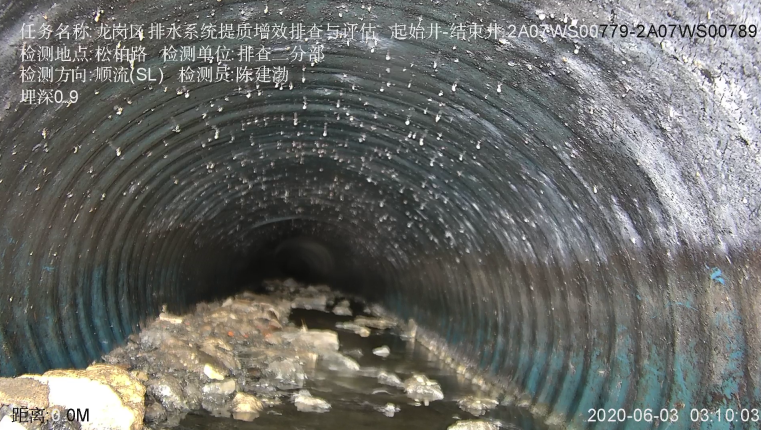
#> input picture pic/pipe/001松柏路-2A07WS0779~2A07WS0789，障碍物1级.png, 761 x 430 px; its folder holds only this picture in this run
$ python find_circle_img.py
#> lines starting #> are read from the running program, lines starting #| are printed output that depends on the picture; after the words box and inside, x2 and y2 are one past the last pixel; in counts of white or black regions, pixels touching at a corner belong together
# -*- coding: utf-8 -*-
# @Time    : 2020-11-08 16:23
# @Author  : Inger

import numpy as np
import cv2
import matplotlib.pyplot as plt
import os

path = "pic/pipe"

def empty(a):
    pass

cv2.namedWindow("Parameters")
cv2.resizeWindow("Parameters",640,240)
cv2.createTrackbar("Threshold1","Parameters",23,255,empty)
cv2.createTrackbar("Threshold2","Parameters",20,255,empty)
cv2.createTrackbar("Area","Parameters",5000,30000,empty)

def stackImages(scale,imgArray):
    rows = len(imgArray)
    cols = len(imgArray[0])
    rowsAvailable = isinstance(imgArray[0], list)
    width = imgArray[0][0].shape[1]
    height = imgArray[0][0].shape[0]
    if rowsAvailable:
        for x in range ( 0, rows):
            for y in range(0, cols):
                if imgArray[x][y].shape[:2] == imgArray[0][0].shape [:2]:
                    imgArray[x][y] = cv2.resize(imgArray[x][y], (0, 0), None, scale, scale)
                else:
                    imgArray[x][y] = cv2.resize(imgArray[x][y], (imgArray[0][0].shape[1], imgArray[0][0].shape[0]), None, scale, scale)
                if len(imgArray[x][y].shape) == 2: imgArray[x][y]= cv2.cvtColor( imgArray[x][y], cv2.COLOR_GRAY2BGR)
        imageBlank = np.zeros((height, width, 3), np.uint8)
        hor = [imageBlank]*rows
        hor_con = [imageBlank]*rows
        for x in range(0, rows):
            hor[x] = np.hstack(imgArray[x])
        ver = np.vstack(hor)
    else:
        for x in range(0, rows):
            if imgArray[x].shape[:2] == imgArray[0].shape[:2]:
                imgArray[x] = cv2.resize(imgArray[x], (0, 0), None, scale, scale)
            else:
                imgArray[x] = cv2.resize(imgArray[x], (imgArray[0].shape[1], imgArray[0].shape[0]), None,scale, scale)
            if len(imgArray[x].shape) == 2: imgArray[x] = cv2.cvtColor(imgArray[x], cv2.COLOR_GRAY2BGR)
        hor= np.hstack(imgArray)
        ver = hor
    return ver

def getCircle(img ,output):
    circles = cv2.HoughCircles(img, cv2.HOUGH_GRADIENT, 1, 260,
                               param1=30, param2=65, minRadius=60, maxRadius=0)

    if circles is not None:
        circles = np.round(circles[0, :]).astype("int")
        # loop over the (x, y) coordinates and radius of the circles
        for (x, y, r) in circles:
            # draw the circle in the output image, then draw a rectangle in the image
            # corresponding to the center of the circle
            cv2.circle(output, (x, y), r, (0, 255, 0), 4)
            cv2.rectangle(output, (x - 5, y - 5), (x + 5, y + 5), (0, 128, 255), -1)
            # time.sleep(0.5)
            print("Column Number: ")
            print(x)
            print("Row Number: ")
            print(y)
            print("Radius is: ")
            print(r)


def main():
    for filename in os.listdir(path):
        print(filename)
        img = cv2.imread(path + "/" + filename)
#> img is the input picture: shape (430, 761, 3); mean B, G, R 103.5, 107.2, 106.3

        imgBlur = cv2.GaussianBlur(img, (7, 7), 1)
        imgGray = cv2.cvtColor(imgBlur, cv2.COLOR_BGR2GRAY)
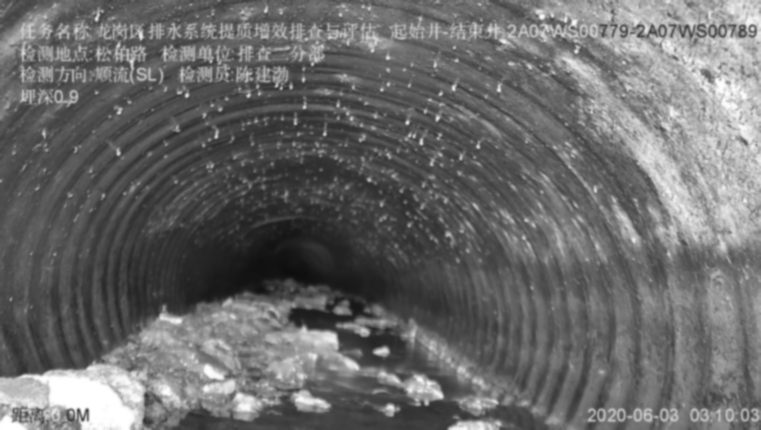
#> imgGray: shape (430, 761); min 13, max 255, mean 106.5
        while True:
            threshold1 = cv2.getTrackbarPos("Threshold1", "Parameters")
            threshold2 = cv2.getTrackbarPos("Threshold2", "Parameters")
            imgCanny = cv2.Canny(imgGray, threshold1, threshold2)
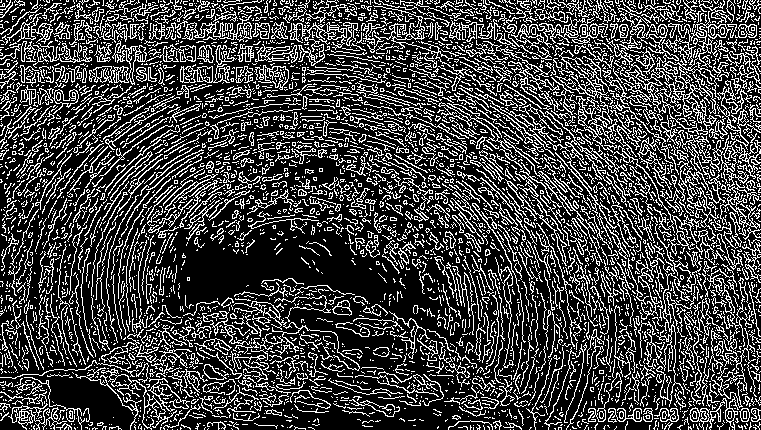
#> imgCanny: shape (430, 761); 26.1% white in thin lines or dots
            kernel = np.ones((5, 5))
            imgDil = cv2.dilate(imgCanny, kernel, iterations=1)
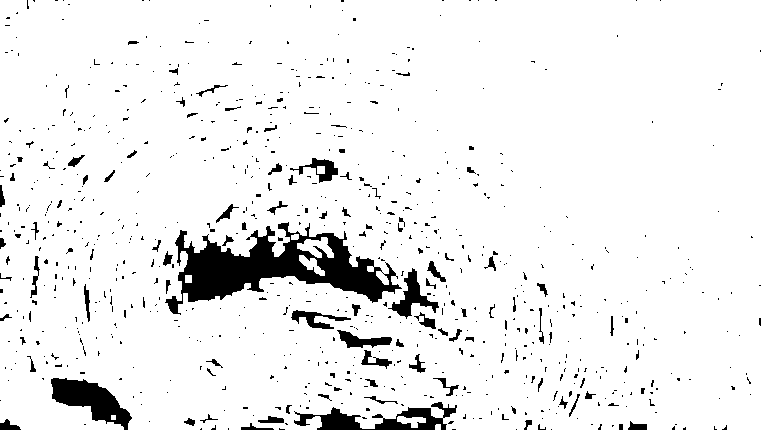
#> imgDil: shape (430, 761); 93.3% white; 793 black regions (698 under 20 px), largest, box (x1, y1, x2, y2) and area: (165, 222, 402, 315) 8415, (51, 378, 132, 430) 2008, (294, 402, 457, 430) 1831
            output = img.copy()
            getCircle(imgDil, output)
#> in getCircle, `circles = cv2.HoughCircles(img, cv2.HOUGH_GRADIENT, 1, 260, param1=30,..`: circles = None

            imgStack = stackImages(0.4, ([img, imgCanny],
                                         [imgDil, output]))
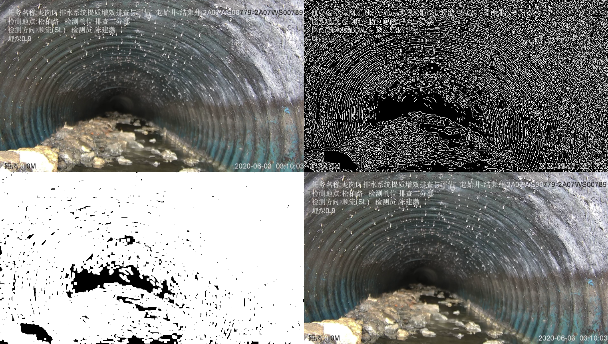
#> imgStack: shape (344, 608, 3); mean B, G, R 127.8, 129.7, 129.2
            cv2.imshow("Parameters", imgStack)

            if cv2.waitKey(10) & 0xFF == ord("q"):
#> (key q is pressed here)
                break
    cv2.destroyAllWindows()

main()

$ run again, on pic/pipe/002松柏路-2A07WS0789~2A07WS0779，破裂2级.png
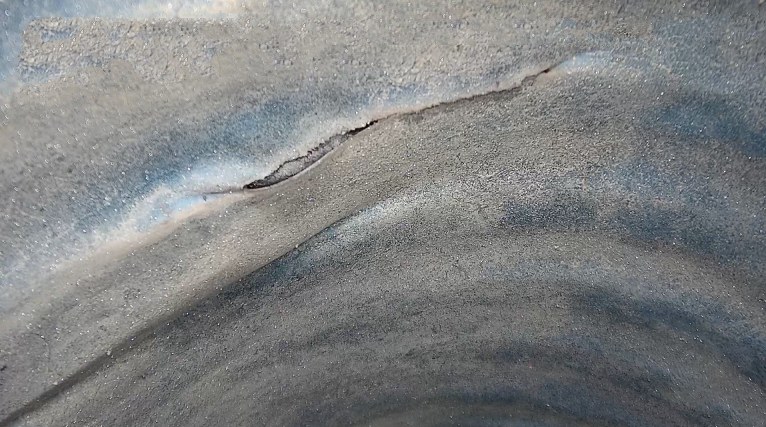
#> input picture pic/pipe/002松柏路-2A07WS0789~2A07WS0779，破裂2级.png, 766 x 427 px
#> in main, img is the input picture: shape (427, 766, 3); mean B, G, R 129.7, 129.2, 127.6
#> in main, `imgCanny = cv2.Canny(imgGray, threshold1, threshold2)`:
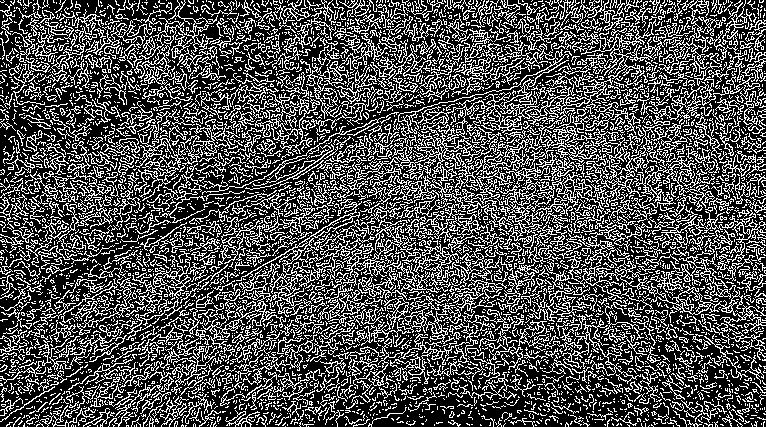
#> imgCanny: shape (427, 766); 31.4% white in thin lines or dots
#> imgDil: shape (427, 766); 98.9% white; 503 black regions (453 under 20 px), largest, box (x1, y1, x2, y2) and area: (425, 412, 450, 427) 176, (374, 420, 406, 427) 133, (0, 130, 15, 167) 130
#> circles = None
#> in main, `imgStack = stackImages(0.4, ([img, imgCanny], [imgDil, output]))`:
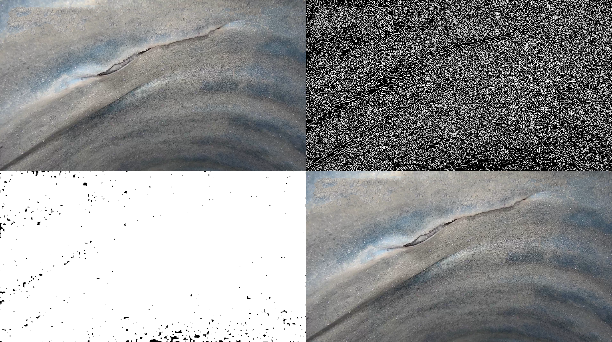
#> imgStack: shape (342, 612, 3); mean B, G, R 147.9, 147.7, 146.9
